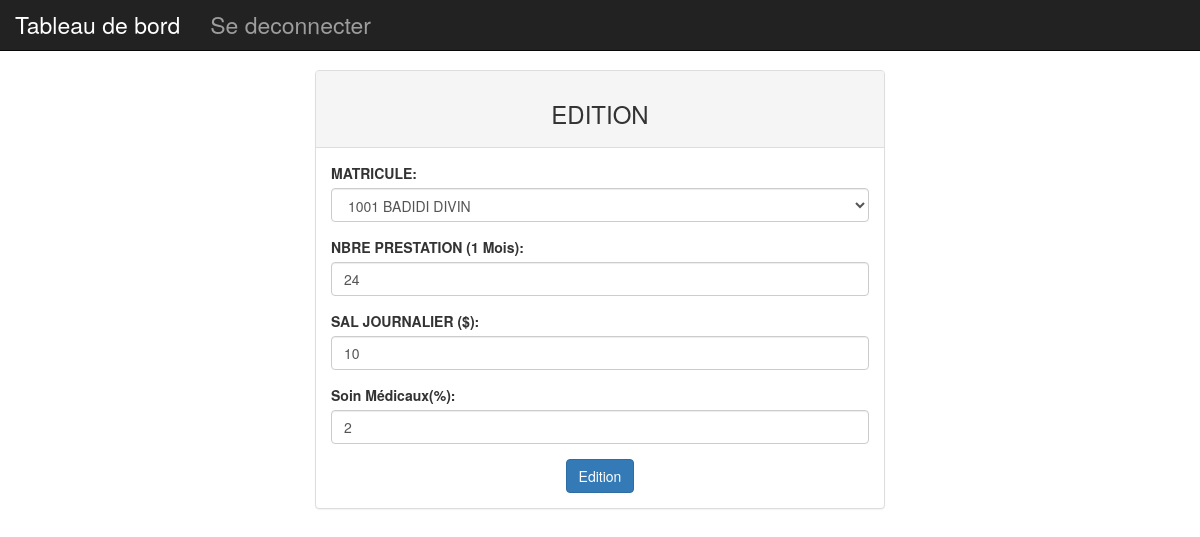
The page /view/editer-salaire.php?id=2 (signed in) on the database its author committed.
### tables this page shows
CREATE TABLE `salaire` (
  `id` int(11) NOT NULL,
  `matricule` varchar(15) NOT NULL,
  `anciennete` varchar(10) NOT NULL,
  `nbre_prest` int(11) NOT NULL,
  `sal_journ` int(11) NOT NULL,
  `salbrut` int(11) NOT NULL,
  `soinmed` int(11) NOT NULL,
  `prime` int(11) NOT NULL,
  `salnet` int(11) NOT NULL,
  `dates` timestamp NOT NULL DEFAULT CURRENT_TIMESTAMP
);

### model/edit-salaire.php (called while the page is built, shortened)
<?php
	$requser=$pdo->prepare("SELECT * FROM salaire WHERE id=?");
	$requser->execute(array($_GET['id']));
	$userinfo=$requser->fetch();
	?>

### view/editer-salaire.php (the view, shortened to what this page needs)
<?php
	require_once '../bdd/connexion.php';
	require_once '../model/edit-salaire.php';
?>
<!DOCTYPE html>
<html>
<head>
	<link rel="stylesheet" type="text/css" href="../includes/css/bootstrap.css">
</head>
<body>
		<div class="navbar navbar-inverse navbar-fixed-top">
			<ul class="nav navbar-nav">
				<li class="nav-item">
					<a class="nav-link" style="font-size: 23px" href="tableau-de-bord.php">Tableau de bord</a>
				</li>
				<li class="nav-item">
					<a class="nav-link" style="font-size: 23px" href="logout.php">Se deconnecter</a>
				</li>
			</ul>
		</div>
<div class="contenair space col-md-6 col-xd-12 col-md-offset-3">
	<div class="panel panel-default">
		<div class="panel-heading">
			<h3 class="a">EDITION</h3>
		</div>
		<div class="panel-body">
			<form method="post" action="" enctype="multipart/form-data">
				<div class="form-group">
					<label class="control-label">
						MATRICULE:
					</label>
					<select name="matricule" class="form-control" autocomplete="off" required="required">
						<?php
							$ps=$pdo->prepare("SELECT * FROM personnels");
							$params=array($id);
							$ps->execute($params);
						?>
							<?php
							while ($s=$ps->fetch(PDO::FETCH_OBJ)) {
							?>
							<option value="<?php echo $s->matricule; ?>">
							<?php echo $s->matricule." ".$s->nom." ".$s->prenom; ?>
							</option>
						<?php
					}
			?>
				</select>
			</div>
			  <div class="form-group">
					<label class="control-label">
						NBRE PRESTATION (1 Mois):
					</label>
					<input type="number" name="nbre_prest" required="required" class="form-control" value="<?= $userinfo['nbre_prest'] ?>">
			  </div>
			  <div class="form-group">
					<label class="control-label">
						SAL JOURNALIER ($):
					</label>
					<input type="number" name="sal_journ" required="required" class="form-control" value="<?= $userinfo['sal_journ'] ?>">
			  </div>
			  <div class="form-group">
					<label class="control-label">
						Soin Médicaux(%):
					</label>
					<input type="number" name="soinmed" required="required" class="form-control" value="<?= $userinfo['soinmed'] ?>">
			  </div>
			  	<div class="control-label a">
					<button type="submit" class="btn btn-primary" name="formconnect">Edition</button>
				</div>
			</form>
		</div>
	</div>
</div>
</body>
</html>

### view/editer-salaire.php (style rules this page uses)
.space { margin-top: 70px; }
.a { text-align:center; text-decoration: blink; }

### rows shown on the page
salaire: nbre_prest "24", sal_journ "10", soinmed "2"

### other values the page prints
form field matricule "1001 BADIDI DIVIN"
